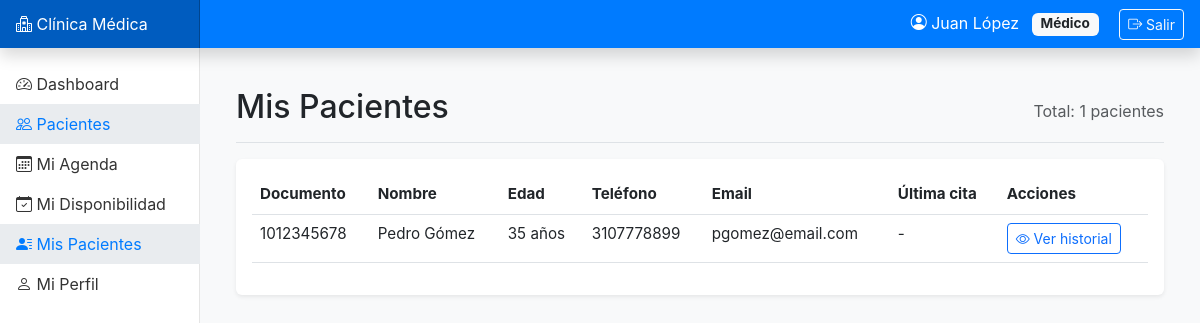
/doctors/patients/ (signed in), run on the app's committed database.
### accounts/models.py (models this page shows, shortened)
class User(AbstractUser):
    ROLE_CHOICES = [
        ('ADMIN', 'Administrador'),
        ('RECEP', 'Recepción'),
        ('MEDICO', 'Médico'),
        ('PACIENTE', 'Paciente'),
        ('SOPORTE', 'Soporte/BI'),
    ]
    role = models.CharField(max_length=10, choices=ROLE_CHOICES, default='PACIENTE')
    phone = models.CharField(max_length=20, blank=True)
    document_id = models.CharField(max_length=20, unique=True, null=True, blank=True)
    class Meta:
        db_table = 'accounts_user'
        verbose_name = 'Usuario'
        verbose_name_plural = 'Usuarios'

### patients/models.py (models this page shows, shortened)
class Patient(models.Model):
    GENDER_CHOICES = [
        ('M', 'Masculino'),
        ('F', 'Femenino'),
        ('O', 'Otro'),
    ]
    user = models.OneToOneField(settings.AUTH_USER_MODEL, on_delete=models.CASCADE, related_name='patient_profile')
    birthdate = models.DateField(verbose_name='Fecha de nacimiento')
    gender = models.CharField(max_length=1, choices=GENDER_CHOICES)
    insurance = models.CharField(max_length=100, blank=True, verbose_name='Aseguradora')
    consent_given_at = models.DateTimeField(null=True, blank=True, verbose_name='Consentimiento otorgado')
    class Meta:
        db_table = 'patients_patient'
        verbose_name = 'Paciente'
        verbose_name_plural = 'Pacientes'

### doctors/views.py (the view)
# urls.py: path('patients/', views.doctor_patients, name='doctor_patients'),
@login_required
def doctor_patients(request):
    if request.user.role != 'MEDICO':
        return redirect('dashboard')
    try:
        doctor = request.user.doctor_profile
    except Doctor.DoesNotExist:
        return redirect('dashboard')
    patient_ids = Appointment.objects.filter(
        slot__doctor=doctor
    ).values_list('patient_id', flat=True).distinct()
    patients = Patient.objects.filter(
        id__in=patient_ids
    ).select_related('user').order_by('user__last_name', 'user__first_name')
    context = {
        'doctor': doctor,
        'patients': patients,
    }
    return render(request, 'doctors/doctor_patients.html', context)

### appointments/templatetags/filters.py (called while the page is built)
@register.filter
def age(birthdate):
    if not birthdate:
        return ""
    today = date.today()
    age = today.year - birthdate.year - ((today.month, today.day) < (birthdate.month, birthdate.day))
    return age

### templates/doctors/doctor_patients.html (shortened to what this page needs)
{% extends 'base.html' %}
{% block content %}
<div class="d-flex justify-content-between flex-wrap flex-md-nowrap align-items-center pt-3 pb-2 mb-3 border-bottom">
    <h1 class="h2">Mis Pacientes</h1>
    <div class="btn-toolbar mb-2 mb-md-0">
        <span class="text-muted">Total: {{ patients.count }} pacientes</span>
    </div>
</div>
<div class="card">
    <div class="card-body">
        <div class="table-responsive">
            <table class="table table-hover">
                <thead>
                    <tr>
                        <th>Documento</th>
                        <th>Nombre</th>
                        <th>Edad</th>
                        <th>Teléfono</th>
                        <th>Email</th>
                        <th>Última cita</th>
                        <th>Acciones</th>
                    </tr>
                </thead>
                <tbody>
                    {% for patient in patients %}
                    <tr>
                        <td>{{ patient.user.document_id }}</td>
                        <td>{{ patient.user.get_full_name }}</td>
                        <td>
                            {% load filters %}
                            {{ patient.birthdate|age }} años
                        </td>
                        <td>{{ patient.user.phone }}</td>
                        <td>{{ patient.user.email }}</td>
                        <td>-</td>
                        <td>
                            <a href="{% url 'patient_detail' patient.id %}" class="btn btn-sm btn-outline-primary">
                                <i class="bi bi-eye"></i> Ver historial
                            </a>
                        </td>
                    </tr>
                    {% empty %}
                    <tr>
                        <td colspan="7" class="text-center">No tiene pacientes registrados</td>
                    </tr>
                    {% endfor %}
                </tbody>
            </table>
        </div>
    </div>
</div>
{% endblock %}

### templates/base.html (shortened to what this page needs)
<!DOCTYPE html>
<html lang="es">
<head>
    <link href="https://cdn.jsdelivr.net/npm/bootstrap@5.3.0/dist/css/bootstrap.min.css" rel="stylesheet">
    <link rel="stylesheet" href="https://cdn.jsdelivr.net/npm/bootstrap-icons@1.11.0/font/bootstrap-icons.css">
</head>
<body>
    <nav class="navbar navbar-dark fixed-top bg-primary flex-md-nowrap p-0 shadow">
        <a class="navbar-brand col-md-3 col-lg-2 me-0 px-3" href="{% url 'dashboard' %}">
            <i class="bi bi-hospital"></i> Clínica Médica
        </a>
        <div class="navbar-nav ms-auto">
            <div class="nav-item text-nowrap">
                <span class="nav-link px-3 text-white">
                    <i class="bi bi-person-circle"></i> {{ user.get_full_name|default:user.username }}
                    <span class="badge bg-light text-dark ms-2">{{ user.get_role_display }}</span>
                    <a href="{% url 'logout' %}" class="btn btn-sm btn-outline-light ms-3">
                        <i class="bi bi-box-arrow-right"></i> Salir
                    </a>
                </span>
            </div>
        </div>
    </nav>
    <nav id="sidebarMenu" class="col-md-3 col-lg-2 d-md-block sidebar collapse">
        <div class="sidebar-sticky pt-3">
            <ul class="nav flex-column">
                <li class="nav-item">
                    <a class="nav-link {% if request.resolver_match.url_name == 'dashboard' %}active{% endif %}" href="{% url 'dashboard' %}">
                        <i class="bi bi-speedometer2"></i> Dashboard
                    </a>
                </li>
                {% if user.role in 'ADMIN,RECEP,MEDICO' %}
                <li class="nav-item">
                    <a class="nav-link {% if 'patient' in request.resolver_match.url_name %}active{% endif %}" href="{% url 'patient_list' %}">
                        <i class="bi bi-people"></i> Pacientes
                    </a>
                </li>
                {% endif %}
                {% if user.role == 'MEDICO' %}
                <li class="nav-item">
                    <a class="nav-link {% if request.resolver_match.url_name == 'doctor_schedule' %}active{% endif %}" href="{% url 'doctor_schedule' %}">
                        <i class="bi bi-calendar3"></i> Mi Agenda
                    </a>
                </li>
                <li class="nav-item">
                    <a class="nav-link {% if request.resolver_match.url_name == 'doctor_availability' %}active{% endif %}" href="{% url 'doctor_availability' %}">
                        <i class="bi bi-calendar-check"></i> Mi Disponibilidad
                    </a>
                </li>
                <li class="nav-item">
                    <a class="nav-link {% if request.resolver_match.url_name == 'doctor_patients' %}active{% endif %}" href="{% url 'doctor_patients' %}">
                        <i class="bi bi-person-lines-fill"></i> Mis Pacientes
                    </a>
                </li>
                {% endif %}
                <li class="nav-item">
                    <a class="nav-link {% if request.resolver_match.url_name == 'profile' %}active{% endif %}" href="{% url 'profile' %}">
                        <i class="bi bi-person"></i> Mi Perfil
                    </a>
                </li>
            </ul>
        </div>
    </nav>
    <main role="main" class="col-md-9 ms-sm-auto col-lg-10 px-md-4">
        <div class="container-fluid py-4">
            {% block content %}{% endblock %}
        </div>
    </main>
</body>
</html>

### templates/base.html (style rules this page uses)
:root { --primary-color: #0d6efd; --secondary-color: #6c757d; --success-color: #198754; --danger-color: #dc3545; --warning-color: #ffc107; --info-color: #0dcaf0; }
body { font-family: -apple-system, BlinkMacSystemFont, "Segoe UI", Roboto, "Helvetica Neue", Arial, sans-serif; background-color: #f8f9fa; }
.sidebar { position: fixed; top: 0; bottom: 0; left: 0; z-index: 100; padding: 48px 0 0; box-shadow: inset -1px 0 0 rgba(0, 0, 0, .1); background-color: #fff; }
.sidebar-sticky { position: sticky; top: 48px; height: calc(100vh - 48px); padding-top: .5rem; overflow-x: hidden; overflow-y: auto; }
.sidebar .nav-link { color: #333; padding: .5rem 1rem; }
.sidebar .nav-link.active { color: #007bff; background-color: #e9ecef; }
.navbar-brand { padding-top: .75rem; padding-bottom: .75rem; font-size: 1rem; background-color: rgba(0, 0, 0, .25); box-shadow: inset -1px 0 0 rgba(0, 0, 0, .25); }
.navbar { background-color: #007bff !important; }
main { margin-left: 240px; padding-top: 48px; }
.card { border: none; box-shadow: 0 0.125rem 0.25rem rgba(0,0,0,0.075); margin-bottom: 1.5rem; }
.table { font-size: 0.95rem; }
.badge { padding: 0.35em 0.65em; font-size: 0.85em; }

### data on the page
User: get_full_name "Juan López", role "Médico"
Patient: user.document_id "1012345678", user.get_full_name "Pedro Gómez", birthdate|age "35", user.phone "3107778899", user.email "pgomez@email.com"

### other printed values
{{ patients.count }} "1"
